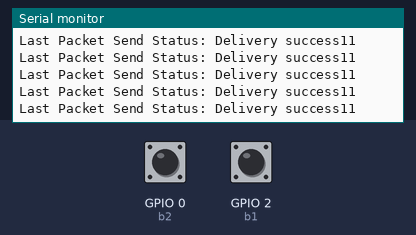
Simulated run of this sketch. Board: ESP8266 (NodeMCU). Shown: the last lines printed to the serial monitor. The test bench sets the inputs (shaded band); at power-on: GPIO 0 (b2) HIGH, GPIO 2 (b1) HIGH.

Above: at 1.4 s.
1.5 s: GPIO 0 (b2) pulled LOW for 0.25 s
At 1.77 s:
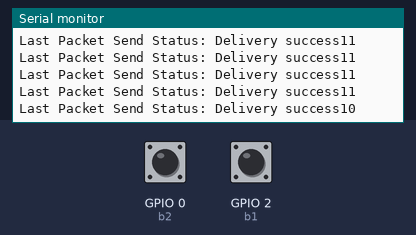
3.2 s: GPIO 2 (b1) pulled LOW for 0.25 s
At 3.38 s:
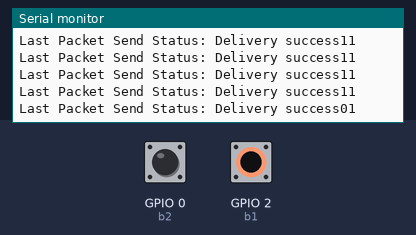
Timing chart, 0 to 6.2 s (numbered marks = the images above; inputs shaded):
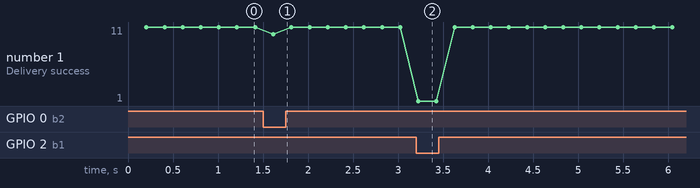

The sketch:

Transmitter.ino
```cpp
#include <ESP8266WiFi.h>
#include <espnow.h>

// Reciever MAC address (94:B9:7E:13:51:E1)
uint8_t recieverAddress[] = {0x94, 0xB9, 0x7E, 0x13, 0x51, 0xE1};

// Data structure
typedef struct struct_message {
  int quandagle_the_third;
  int quandagle_the_forth;
} struct_message;

// create struct_message buttonData
struct_message buttonData;

// Please for the sake of the esp, don't spam the connection (add delay)
unsigned long lastTime = 0;
unsigned long timerDelay = 200;


// Define button pins
// D4
 int b1 = 2;
 //D3
 int b2 = 0;


// Callback when data is sent
void OnDataSent(uint8_t *mac_addr, uint8_t sendStatus) {
  Serial.print("Last Packet Send Status: ");
  if (sendStatus == 0){
    Serial.println("Delivery success" + String(buttonData.quandagle_the_third) + String(buttonData.quandagle_the_forth));
  }
  else{
    Serial.println("Delivery fail");
  }
}

void setup() {
  // Setup button pins
  pinMode(b1, INPUT_PULLUP);
  pinMode(b2, INPUT_PULLUP);

  // Init Serial Monitor
  Serial.begin(115200);

  // Set device as a Wi-Fi Station
  WiFi.mode(WIFI_STA);

  // Init ESP-NOW, if it fails display that there was an error in the serial monitor
  if (esp_now_init() != 0) {
    Serial.println("Error initializing ESP-NOW");
    return;
  }

  // set up ESPnow role and then set up callbakc to give info on the data being sent
  esp_now_set_self_role(ESP_NOW_ROLE_CONTROLLER);
  esp_now_register_send_cb(OnDataSent);

  // Register peer
  esp_now_add_peer(recieverAddress, ESP_NOW_ROLE_SLAVE, 1, NULL, 0);
}

void loop() {
  if ((millis() - lastTime) > timerDelay) {
    // Set values to send
    buttonData.quandagle_the_third = digitalRead(b1);
    buttonData.quandagle_the_forth = digitalRead(b2);

    // Send message via ESP-NOW
    esp_now_send(recieverAddress, (uint8_t *) &buttonData, sizeof(buttonData));

    lastTime = millis();
  }

}
```

Measured:
- after the input at 1.5 s, the serial monitor: prints a new line after 0.11 s (image 1)
- after the input at 3.2 s, the serial monitor: prints a new line at once (image 2)
